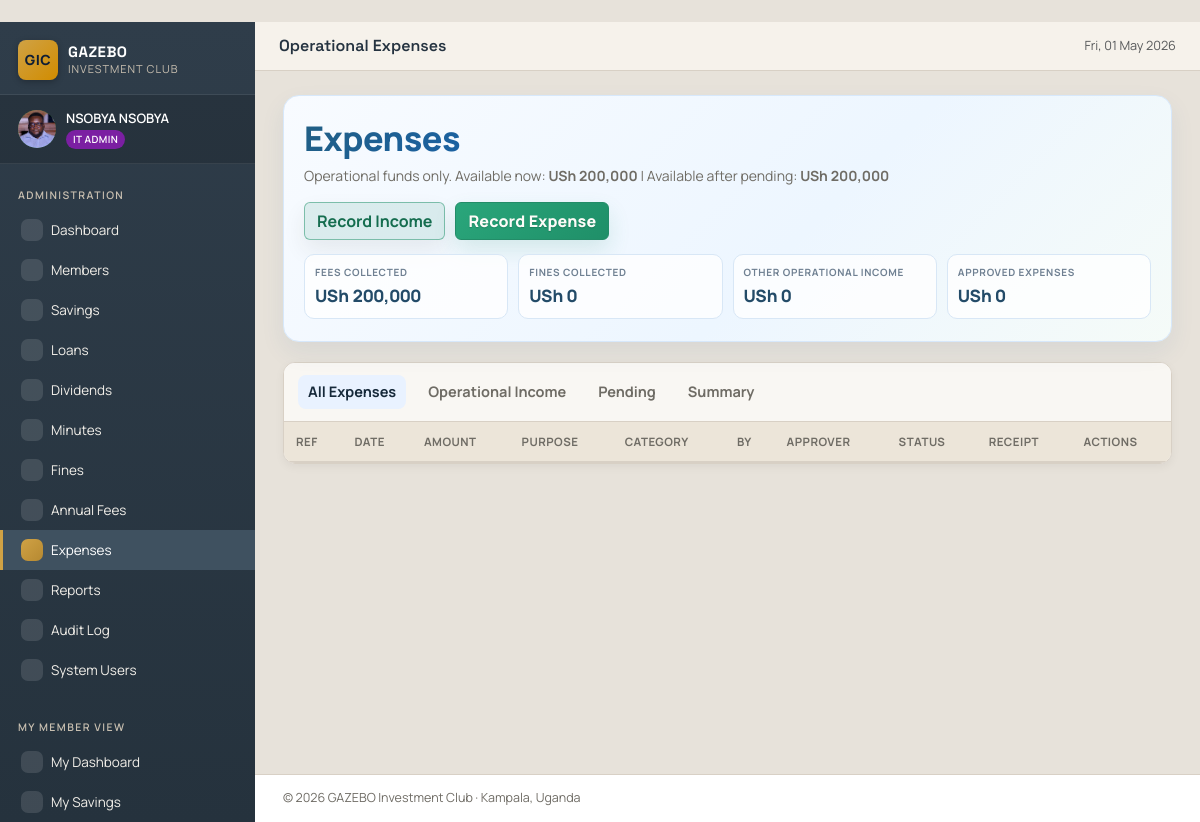
Before: /admin/expenses (signed in) with the older database file.
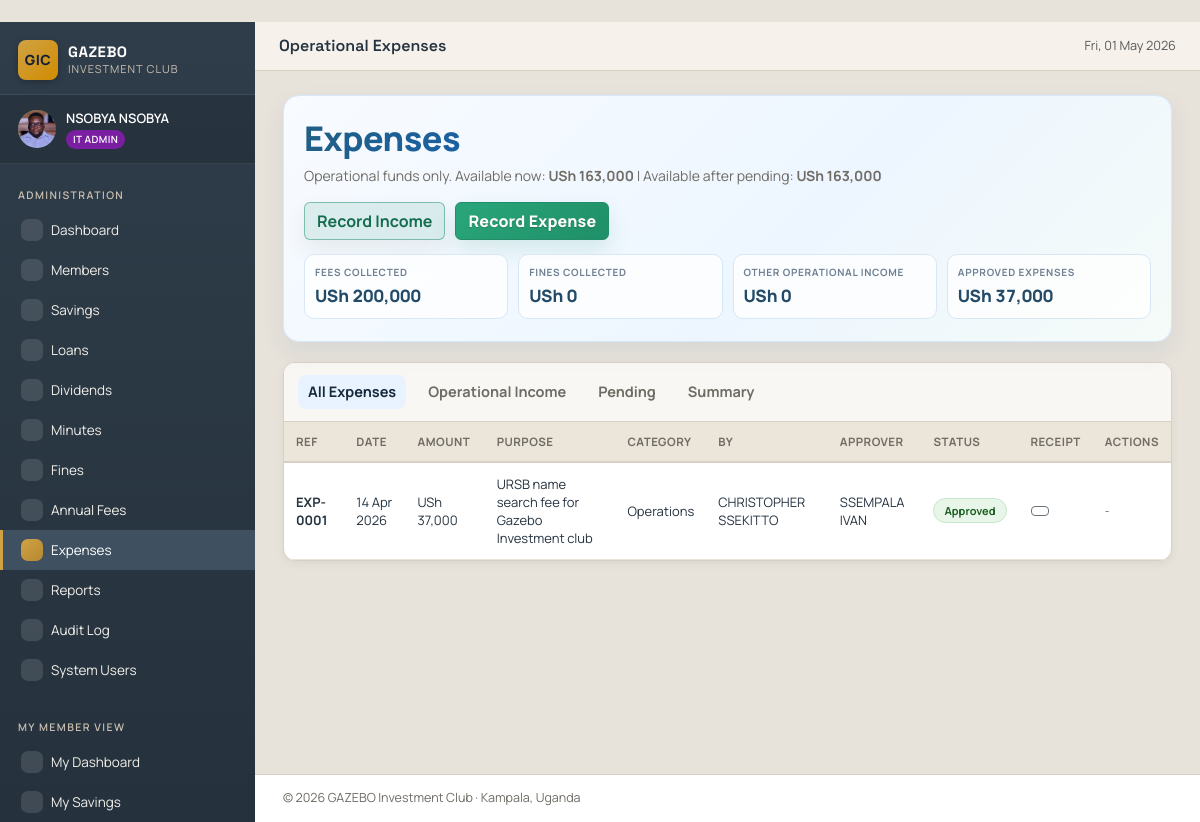
After: the same page with the newer database file.
### tables this page shows
CREATE TABLE expenses (
    id                          INTEGER PRIMARY KEY AUTOINCREMENT,
    expense_no                  TEXT UNIQUE NOT NULL,
    expense_date                DATE NOT NULL,
    amount                      INTEGER NOT NULL,
    purpose                     TEXT NOT NULL,
    category                    TEXT DEFAULT 'Operations',
    notes                       TEXT,
    status                      TEXT DEFAULT 'Pending', -- Pending / Approved / Rejected
    requested_by                INTEGER NOT NULL,
    requested_approver_user_id  INTEGER,
    approved_by                 INTEGER,
    approved_at                 TIMESTAMP,
    decision_notes              TEXT,
    created_at                  TIMESTAMP DEFAULT CURRENT_TIMESTAMP,
    updated_at                  TIMESTAMP DEFAULT CURRENT_TIMESTAMP, receipt_path TEXT,
    FOREIGN KEY (requested_by) REFERENCES users(id),
    FOREIGN KEY (requested_approver_user_id) REFERENCES users(id),
    FOREIGN KEY (approved_by) REFERENCES users(id)
);

### admin_routes.py (the view)
@bp.route('/expenses')
@admin_required
def expenses_list():
    db = get_db()
    tab = (request.args.get('tab') or 'all').strip().lower()
    if tab not in {'all', 'income', 'pending', 'summary'}:
        tab = 'all'
    ops = _operational_fund_snapshot(db)
    expenses_rows = db.execute(
        """SELECT e.*, req.username AS requested_by_name,
                  COALESCE(reqm.full_name, req.username) AS requested_by_full,
                  appr.username AS approver_name,
                  COALESCE(apprm.full_name, appr.username) AS approver_full
             FROM expenses e
             LEFT JOIN users req ON req.id = e.requested_by
             LEFT JOIN members reqm ON reqm.id = req.member_id
             LEFT JOIN users appr ON appr.id = e.approved_by
             LEFT JOIN members apprm ON apprm.id = appr.member_id
            ORDER BY e.created_at DESC, e.id DESC"""
    ).fetchall()
    incomes = db.execute(
        """SELECT oi.*, u.username, m.full_name
             FROM operational_incomes oi
             LEFT JOIN users u ON u.id = oi.recorded_by
             LEFT JOIN members m ON m.id = u.member_id
            ORDER BY oi.income_date DESC, oi.id DESC"""
    ).fetchall()
    pending_rows = [r for r in expenses_rows if r['status'] == 'Pending']
    approved_rows = [r for r in expenses_rows if r['status'] == 'Approved']
    rejected_rows = [r for r in expenses_rows if r['status'] == 'Rejected']
    chairman_approvers = db.execute(
        """SELECT u.id, u.username, m.full_name
             FROM users u
             JOIN members m ON m.id = u.member_id
            WHERE u.is_active = 1 AND m.role = 'CHAIRMAN' AND m.status='Active'
            ORDER BY m.member_no"""
    ).fetchall()
    return render_template(
        'admin/expenses_list.html',
        tab=tab,
        ops=ops,
        expenses_rows=expenses_rows,
        pending_rows=pending_rows,
        approved_rows=approved_rows,
        rejected_rows=rejected_rows,
        incomes=incomes,
        chairman_approvers=chairman_approvers,
    )

### database.py (called while the page is built)
def get_db():
    if 'db' not in g:
        g.db = sqlite3.connect(
            current_app.config['DATABASE_PATH'],
            detect_types=sqlite3.PARSE_DECLTYPES,
        )
        g.db.row_factory = sqlite3.Row
        g.db.execute("PRAGMA foreign_keys = ON;")
    return g.db

### utils.py (called while the page is built)
def fmt_money(amount, with_symbol=True):
    if amount is None:
        amount = 0
    try:
        amount = int(amount)
    except (ValueError, TypeError):
        return str(amount)
    formatted = f"{amount:,}"
    if with_symbol:
        return f"{Config.CURRENCY_SYMBOL} {formatted}"
    return formatted

### templates/admin/expenses_list.html (shortened to what the changed rows need)
{% extends "base.html" %}
{% block content %}
<div class="expenses-header">
  <div class="d-flex align-items-start justify-content-between gap-3 flex-wrap">
    <div>
      <h1>Expenses</h1>
      <div class="subtitle">Operational funds only. Available now: <strong>{{ ops.operational_fund_total|money }}</strong> | Available after pending: <strong>{{ ops.available_after_pending|money }}</strong></div>
    </div>
  </div>
  <div class="expenses-metrics">
    <div class="expenses-metric"><span class="k">Approved Expenses</span><span class="v">{{ ops.approved_expenses|money }}</span></div>
  </div>
</div>
<div class="expenses-shell">
  {% if tab == 'income' %}
  <div class="table-responsive">
    <table class="expenses-table">
      <thead><tr><th>Ref</th><th>Date</th><th>Amount</th><th>Source</th><th>By</th><th>Notes</th></tr></thead>
      <tbody>
        {% for i in incomes %}
        <tr>
          <td><strong>{{ i.income_no }}</strong></td>
          <td>{{ i.income_date|datefmt }}</td>
          <td>{{ i.amount|money }}</td>
          <td>{{ i.source }}</td>
          <td>{{ i.full_name or i.username or '-' }}</td>
          <td>{{ i.notes or '-' }}</td>
        </tr>
        {% else %}
        <tr><td colspan="6" class="empty-state">No operational income entries yet.</td></tr>
        {% endfor %}
      </tbody>
    </table>
  </div>
  {% else %}
  <div class="table-responsive">
    <table class="expenses-table">
      <thead><tr><th>Ref</th><th>Date</th><th>Amount</th><th>Purpose</th><th>Category</th><th>By</th><th>Approver</th><th>Status</th><th>Receipt</th><th>Actions</th></tr></thead>
      <tbody>
        {% for e in expenses_rows %}
        <tr>
          <td><strong>{{ e.expense_no }}</strong></td>
          <td>{{ e.expense_date|datefmt }}</td>
          <td>{{ e.amount|money }}</td>
          <td>{{ e.purpose }}</td>
          <td>{{ e.category or '-' }}</td>
          <td>{{ e.requested_by_full or e.requested_by_name or '-' }}</td>
          <td>{{ e.approver_full or e.approver_name or '-' }}</td>
          <td>
            {% if e.status == 'Approved' %}<span class="status-pill status-approved">Approved</span>
            {% elif e.status == 'Rejected' %}<span class="status-pill status-rejected">Rejected</span>
            {% else %}<span class="status-pill status-pending">Pending</span>{% endif %}
          </td>
          <td>
            {% if e.receipt_path %}
            <a href="{{ url_for('static', filename=e.receipt_path) }}" target="_blank" title="View receipt" class="btn btn-sm btn-outline-secondary"></a>
            {% else %}<span class="text-muted small">—</span>{% endif %}
          </td>
          <td>
            {% if session.role == 'CHAIRMAN' and e.status == 'Pending' %}
            <div class="d-flex gap-1">
              <button class="btn btn-sm btn-success" data-bs-toggle="modal" data-bs-target="#approveModal{{ e.id }}">Approve</button>
              <button class="btn btn-sm btn-outline-danger" data-bs-toggle="modal" data-bs-target="#rejectModal{{ e.id }}">Reject</button>
            </div>
            <div class="modal fade" id="approveModal{{ e.id }}" tabindex="-1" aria-hidden="true">
              <div class="modal-dialog modal-dialog-centered">
                <div class="modal-content">
                  <div class="modal-header"><h6 class="modal-title">Approve {{ e.expense_no }}</h6><button type="button" class="btn-close" data-bs-dismiss="modal"></button></div>
                  <form method="post" action="{{ url_for('admin.expenses_approve', expense_id=e.id) }}">
                    <div class="modal-body">
                      <p class="mb-2">Approving <strong>{{ e.expense_no }}</strong> for <strong>{{ e.amount|money }}</strong> — this will immediately deduct from the operational fund.</p>
                      <label class="form-label text-muted small">Approval Notes (optional)</label>
                      <textarea class="form-control" name="decision_notes" rows="2" placeholder="Any notes for the treasurer..."></textarea>
                    </div>
                    <div class="modal-footer"><button type="button" class="btn btn-outline-secondary" data-bs-dismiss="modal">Cancel</button><button type="submit" class="btn btn-success">Confirm Approve</button></div>
                  </form>
                </div>
              </div>
            </div>
            <div class="modal fade" id="rejectModal{{ e.id }}" tabindex="-1" aria-hidden="true">
              <div class="modal-dialog modal-dialog-centered">
                <div class="modal-content">
                  <div class="modal-header"><h6 class="modal-title">Reject {{ e.expense_no }}</h6><button type="button" class="btn-close" data-bs-dismiss="modal"></button></div>
                  <form method="post" action="{{ url_for('admin.expenses_reject', expense_id=e.id) }}">
                    <div class="modal-body">
                      <p class="mb-2">You are rejecting <strong>{{ e.expense_no }}</strong> for <strong>{{ e.amount|money }}</strong>.</p>
                      <label class="form-label text-muted small">Reason for Rejection <span class="text-danger">*</span></label>
                      <textarea class="form-control" name="decision_notes" rows="2" required placeholder="Explain why this expense is rejected..."></textarea>
                    </div>
                    <div class="modal-footer"><button type="button" class="btn btn-outline-secondary" data-bs-dismiss="modal">Cancel</button><button type="submit" class="btn btn-danger">Confirm Reject</button></div>
                  </form>
                </div>
              </div>
            </div>
            {% else %}
            <span class="text-muted small">-</span>
            {% endif %}
        {% endfor %}
      </tbody>
    </table>
  </div>
  {% endif %}
</div>
{% endblock %}

Changed rows visible on the page:
added expenses: expense_no "EXP-0001", expense_date "14 Apr 2026", amount "USh 37,000", purpose "URSB name search fee for Gazebo Investment club", category "Operations", requested_by_full "CHRISTOPHER SSEKITTO", approver_full "SSEMPALA IVAN", status "Approved"
Other visible differences:
{{ ops.operational_fund_total|money }}: "USh 200,000" → "USh 163,000"
{{ ops.available_after_pending|money }}: "USh 200,000" → "USh 163,000"
{{ ops.approved_expenses|money }}: "USh 0" → "USh 37,000"
